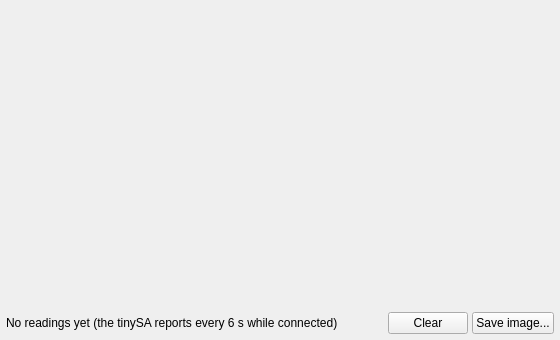
<?xml version="1.0" encoding="UTF-8"?>
<ui version="4.0">
 <class>BatteryWindow</class>
 <widget class="QWidget" name="BatteryWindow">
  <property name="geometry">
   <rect>
    <x>0</x>
    <y>0</y>
    <width>560</width>
    <height>340</height>
   </rect>
  </property>
  <property name="windowTitle">
   <string>tinySA battery</string>
  </property>
  <layout class="QVBoxLayout" name="batteryLayout">
   <property name="spacing">
    <number>4</number>
   </property>
   <property name="leftMargin">
    <number>6</number>
   </property>
   <property name="topMargin">
    <number>6</number>
   </property>
   <property name="rightMargin">
    <number>6</number>
   </property>
   <property name="bottomMargin">
    <number>6</number>
   </property>
   <item>
    <widget class="QCustomPlot" name="batteryPlot">
     <property name="sizePolicy">
      <sizepolicy hsizetype="Expanding" vsizetype="Expanding">
       <horstretch>0</horstretch>
       <verstretch>1</verstretch>
      </sizepolicy>
     </property>
    </widget>
   </item>
   <item>
    <layout class="QHBoxLayout" name="batteryButtons">
     <item>
      <widget class="QLabel" name="batteryReadout">
       <property name="text">
        <string>No readings yet (the tinySA reports every 6 s while connected)</string>
       </property>
      </widget>
     </item>
     <item>
      <spacer name="batterySpacer">
       <property name="orientation">
        <enum>Qt::Orientation::Horizontal</enum>
       </property>
       <property name="sizeHint" stdset="0">
        <size>
         <width>10</width>
         <height>0</height>
        </size>
       </property>
      </spacer>
     </item>
     <item>
      <widget class="QPushButton" name="clearBatteryButton">
       <property name="text">
        <string>Clear</string>
       </property>
      </widget>
     </item>
     <item>
      <widget class="QPushButton" name="saveBatteryButton">
       <property name="text">
        <string>Save image...</string>
       </property>
      </widget>
     </item>
    </layout>
   </item>
  </layout>
 </widget>
 <customwidgets>
  <customwidget>
   <class>QCustomPlot</class>
   <extends>QWidget</extends>
   <header>qcustomplot.h</header>
   <container>1</container>
  </customwidget>
 </customwidgets>
 <resources/>
 <connections/>
</ui>
